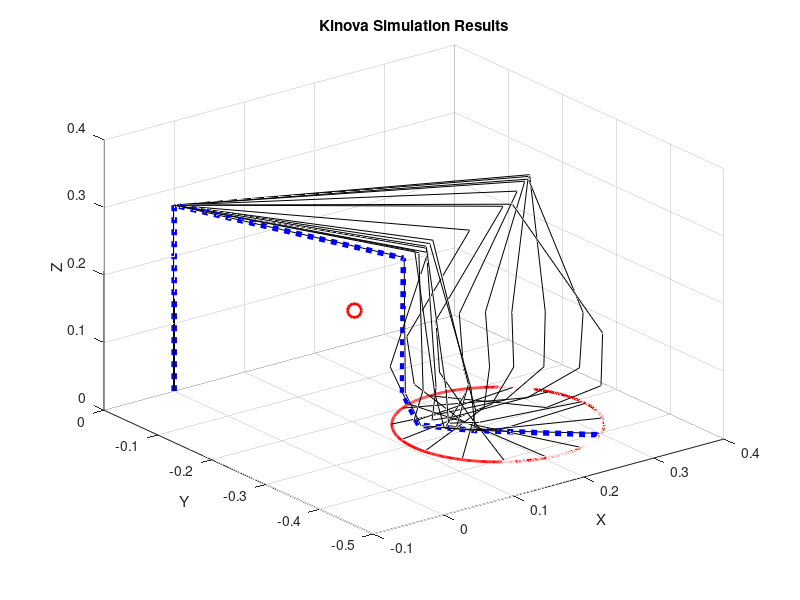
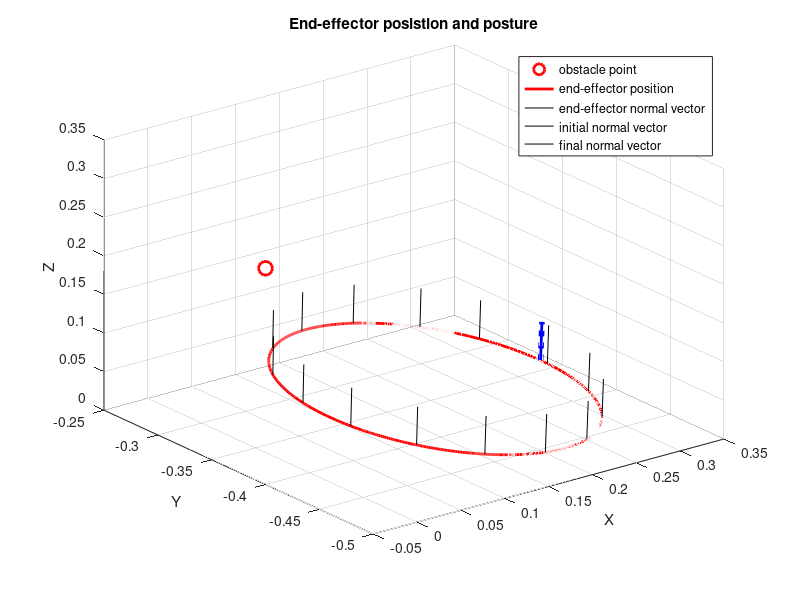

Reproduce these figures in MATLAB, in order.
clear all;
format long;
global lenK xob yob zob T;
load SYSdata;

load SRDdata1;
load SRDdata2;
load SRDdata3;

figure;
plot3(xob,yob,zob,'or','Markersize',10,'linewidth',2);hold on;
plot3(j7px,j7py,j7pz,'r','linewidth',2);hold on;
i = 0;

for j=1:length(t)
    if abs(t(j)-i)<=(1e-1)
        linksX=[j1px(j);j2px(j);j3px(j);j4px(j);j5px(j);j6px(j);j7px(j)];
        linksY=[j1py(j);j2py(j);j3py(j);j4py(j);j5py(j);j6py(j);j7py(j)];
        linksZ=[j1pz(j);j2pz(j);j3pz(j);j4pz(j);j5pz(j);j6pz(j);j7pz(j)];
        plot3(linksX,linksY,linksZ,'k','linewidth',0.1);hold on;
        i = i+(T/15);
    end;
end;

j = min_d_t;
linksX=[j1px(j);j2px(j);j3px(j);j4px(j);j5px(j);j6px(j);j7px(j)];
linksY=[j1py(j);j2py(j);j3py(j);j4py(j);j5py(j);j6py(j);j7py(j)];
linksZ=[j1pz(j);j2pz(j);j3pz(j);j4pz(j);j5pz(j);j6pz(j);j7pz(j)];
plot3(linksX,linksY,linksZ,':b','linewidth',4);hold on;        
title('Kinova Simulation Results');
xlabel('X');ylabel('Y');zlabel('Z');
%axis([-0.1,0.5, -0.6,0, 0,0.6]);
grid on;

figure;
plot3(xob,yob,zob,'or','Markersize',10,'linewidth',2);hold on;
plot3(j7px,j7py,j7pz,'r','linewidth',2);hold on;
i=0;
for j=1:length(t)
    if abs(t(j)-i)<=(1e-1)
        EndPosX=[j7px(j);j7px(j)+EndNor(j,1)];
        EndPosY=[j7py(j);j7py(j)+EndNor(j,2)];
        EndPosZ=[j7pz(j);j7pz(j)+EndNor(j,3)];
        plot3(EndPosX,EndPosY,EndPosZ,'k','linewidth',0.1);hold on;
        i = i+(T/15);
    end;
end;
j=1;
EndPosX=[j7px(j);j7px(j)+EndNor(j,1)];
EndPosY=[j7py(j);j7py(j)+EndNor(j,2)];
EndPosZ=[j7pz(j);j7pz(j)+EndNor(j,3)];
plot3(EndPosX,EndPosY,EndPosZ,'b','linewidth',2);hold on;
j=length(t);
EndPosX=[j7px(j);j7px(j)+EndNor(j,1)];
EndPosY=[j7py(j);j7py(j)+EndNor(j,2)];
EndPosZ=[j7pz(j);j7pz(j)+EndNor(j,3)];
plot3(EndPosX,EndPosY,EndPosZ,':b','linewidth',4);hold on;

title('End-effector posistion and posture');
xlabel('X');ylabel('Y');zlabel('Z');
legend('obstacle point','end-effector position','end-effector normal vector','initial normal vector','final normal vector');
grid on;

% figure;
% plot3(xob,yob,zob,'k*');hold on;
% plot3(j7px,j7py,j7pz);hold on;
% for j=1:length(t),
%     joints12=line('xdata',[j1px(j);j2px(j)],'ydata',[j1py(j);j2py(j)],'zdata',[j1pz(j);j2pz(j)],...
%         'color', 'red','erasemode','none');
%     joints23=line('xdata',[j2px(j);j3px(j)],'ydata',[j2py(j);j3py(j)],'zdata',[j2pz(j);j3pz(j)],...
%         'color', 'yellow','erasemode','none');
%     joints34=line('xdata',[j3px(j);j4px(j)],'ydata',[j3py(j);j4py(j)],'zdata',[j3pz(j);j4pz(j)],...
%         'color', 'magenta','erasemode','none');
%     joints45=line('xdata',[j4px(j);j5px(j)],'ydata',[j4py(j);j5py(j)],'zdata',[j4pz(j);j5pz(j)],...
%         'color', 'green','erasemode','none');
%     joints56=line('xdata',[j5px(j);j6px(j)],'ydata',[j5py(j);j6py(j)],'zdata',[j5pz(j);j6pz(j)],...
%         'color', 'blue','erasemode','none');
%     joints67=line('xdata',[j6px(j);j7px(j)],'ydata',[j6py(j);j7py(j)],'zdata',[j6pz(j);j7pz(j)],...
%         'color', 'yellow','erasemode','none');
%     drawnow
% end;
% title('colourful kinova');
% xlabel('X');ylabel('Y');zlabel('Z');
% grid on;
% 
% figure;
% plot3(xob,yob,zob,'k*');hold on;
% plot3(j1px,j1py,j1pz);hold on;
% plot3(j2px,j2py,j2pz);hold on;
% plot3(j3px,j3py,j3pz);hold on;
% plot3(j4px,j4py,j4pz);hold on;
% plot3(j5px,j5py,j5pz);hold on;
% plot3(j6px,j6py,j6pz);hold on;
% plot3(j7px,j7py,j7pz);hold on;
% animate(qAll);
% axis([0,0.45,-0.7,0,0,0.35]);
% axis vis3d
hold on;
disp('5 finished');